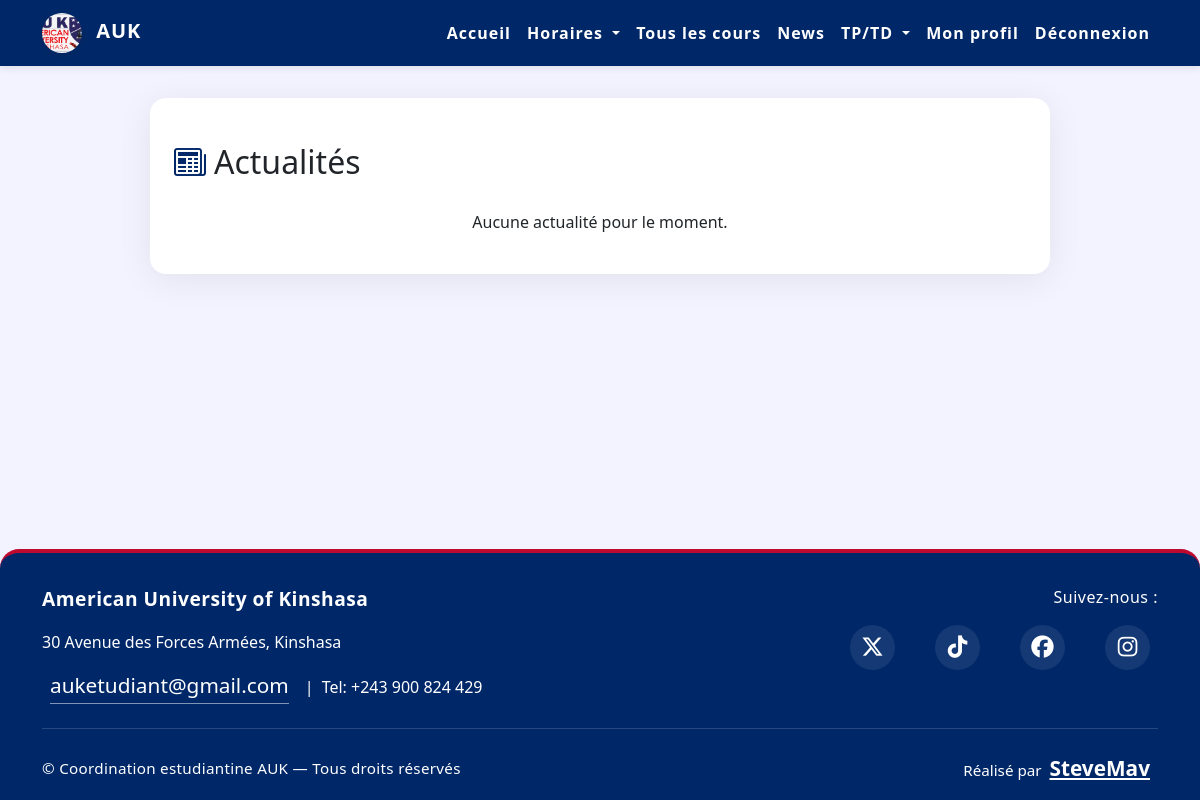
The app's page /event_news/ (signed in), older data.
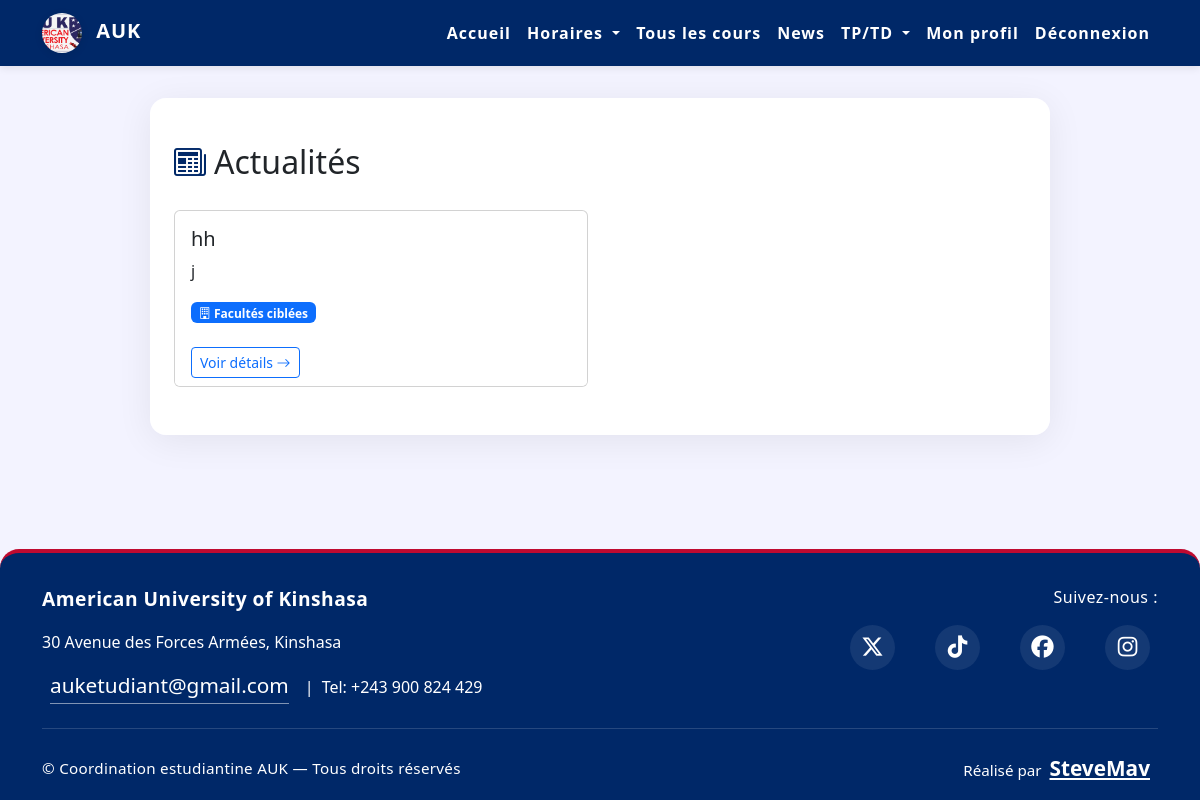
The same page, newer data.
### event_news/models.py (models this page shows, shortened)
class News(models.Model):
    title = models.CharField(max_length=255)
    content = models.TextField()
    image = models.ImageField(upload_to='news_images/', blank=True, null=True)
    created_at = models.DateTimeField(auto_now_add=True)
    created_by = models.ForeignKey(User, on_delete=models.CASCADE)
    target_faculties = models.ManyToManyField(Faculty, related_name='news', blank=True)
    is_public = models.BooleanField(default=False, help_text="Si activé, la news sera visible par tous les étudiants indépendamment de leur faculté")

### event_news/views.py (the view)
# urls.py: path('', views.views_news, name='views_news'),
@login_required
def views_news(request):
    from accounts.models import UserProfile
    try:
        user_profile = UserProfile.objects.get(user=request.user)
        user_faculty = user_profile.faculty
    except UserProfile.DoesNotExist:
        user_faculty = None
    base_query = News.objects.all()
    conditions = models.Q(is_public=True)
    if user_faculty:
        conditions |= models.Q(target_faculties=user_faculty)
    news = base_query.filter(conditions).distinct().order_by('-created_at')
    print(f"Nombre de news trouvées pour l'utilisateur {request.user}: {news.count()}")
    if user_faculty:
        print(f"Faculté de l'utilisateur: {user_faculty.name}")
    return render(request, 'event_news/news.html', {'news': news})

### event_news/templates/event_news/news.html (shortened to what this page needs)
{% load static %}
<!DOCTYPE html>
<html lang="fr">
<head>
    <link href="https://cdn.jsdelivr.net/npm/bootstrap@5.3.0/dist/css/bootstrap.min.css" rel="stylesheet">
    <link href="https://cdn.jsdelivr.net/npm/bootstrap-icons@1.10.5/font/bootstrap-icons.css" rel="stylesheet">
    <link rel="stylesheet" href="{% static 'css/styles.css' %}">
</head>
<body class="d-flex flex-column min-vh-100">
{% include 'navbar.html' %}
<main class="flex-grow-1">
<div class="container d-flex justify-content-center">
<div class="main-content w-100">
    <div class="d-flex align-items-center mb-4">
        <i class="bi bi-newspaper" style="font-size:2rem;color:#002868;margin-right:0.5rem;"></i>
        <h2 class="mb-0">Actualités</h2>
    </div>
    <div class="row">
        {% for news_item in news %}
        <div class="col-md-6 mb-4">
            <div class="card news-card h-100">
                <div class="card-body">
                    <h5 class="card-title">{{ news_item.title }}</h5>
                    <p class="card-text">{{ news_item.content|truncatechars:120 }}</p>
                    <div class="mt-2">
                        {% if news_item.is_public %}
                            <span class="badge bg-success"><i class="bi bi-globe"></i> Visible par tous</span>
                        {% elif news_item.target_faculties.all %}
                            <span class="badge bg-primary"><i class="bi bi-building"></i> Facultés ciblées</span>
                        {% endif %}
                    </div>
                </div>
                <div class="card-footer bg-white border-0">
                    <a href="{% url 'event_news:news_detail' news_item.id %}" class="btn btn-outline-primary btn-sm">Voir détails <i class="bi bi-arrow-right"></i></a>
                </div>
            </div>
        </div>
        {% empty %}
        <p class="text-center">Aucune actualité pour le moment.</p>
        {% endfor %}
    </div>
</div>
</div>
</main>
{% include 'footer.html' %}
</body>
</html>

Row changes from the older to the newer data that the page shows:
added News: title "hh", content "j", is_public False (drawn)
Text that changed along with them:
text no longer shown: "Aucune actualité pour le moment."
